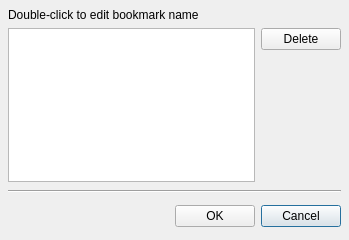
<?xml version="1.0" encoding="UTF-8"?>
<ui version="4.0">
 <class>BookmarkManagementForm</class>
 <widget class="QDialog" name="BookmarkManagementForm">
  <property name="geometry">
   <rect>
    <x>0</x>
    <y>0</y>
    <width>349</width>
    <height>240</height>
   </rect>
  </property>
  <property name="windowTitle">
   <string>Manage Bookmarks</string>
  </property>
  <layout class="QVBoxLayout">
   <property name="spacing">
    <number>8</number>
   </property>
   <property name="margin" stdset="0">
    <number>8</number>
   </property>
   <item>
    <widget class="QFrame" name="frame5_2">
     <property name="frameShape">
      <enum>QFrame::NoFrame</enum>
     </property>
     <property name="frameShadow">
      <enum>QFrame::Raised</enum>
     </property>
     <layout class="QGridLayout">
      <property name="margin" stdset="0">
       <number>0</number>
      </property>
      <property name="spacing">
       <number>6</number>
      </property>
      <item row="0" column="0" colspan="2">
       <widget class="QLabel" name="label">
        <property name="text">
         <string>Double-click to edit bookmark name</string>
        </property>
       </widget>
      </item>
      <item row="1" column="1">
       <widget class="QFrame" name="frame6">
        <property name="frameShape">
         <enum>QFrame::NoFrame</enum>
        </property>
        <property name="frameShadow">
         <enum>QFrame::Raised</enum>
        </property>
        <layout class="QVBoxLayout">
         <property name="spacing">
          <number>6</number>
         </property>
         <property name="margin" stdset="0">
          <number>0</number>
         </property>
         <item>
          <widget class="QPushButton" name="delete_button">
           <property name="text">
            <string>Delete</string>
           </property>
          </widget>
         </item>
         <item>
          <spacer>
           <property name="orientation">
            <enum>Qt::Vertical</enum>
           </property>
           <property name="sizeType">
            <enum>QSizePolicy::Expanding</enum>
           </property>
           <property name="sizeHint" stdset="0">
            <size>
             <width>46</width>
             <height>111</height>
            </size>
           </property>
          </spacer>
         </item>
        </layout>
       </widget>
      </item>
      <item row="1" column="0">
       <widget class="QListWidget" name="bookmark_list">
        <property name="acceptDrops">
         <bool>true</bool>
        </property>
        <property name="showDropIndicator" stdset="0">
         <bool>false</bool>
        </property>
        <property name="dragEnabled">
         <bool>false</bool>
        </property>
        <property name="selectionMode">
         <enum>QAbstractItemView::ExtendedSelection</enum>
        </property>
        <property name="movement">
         <enum>QListView::Static</enum>
        </property>
        <property name="viewMode">
         <enum>QListView::ListMode</enum>
        </property>
       </widget>
      </item>
     </layout>
    </widget>
   </item>
   <item>
    <widget class="Line" name="line">
     <property name="orientation">
      <enum>Qt::Horizontal</enum>
     </property>
    </widget>
   </item>
   <item>
    <widget class="QFrame" name="frame5">
     <property name="frameShape">
      <enum>QFrame::NoFrame</enum>
     </property>
     <property name="frameShadow">
      <enum>QFrame::Raised</enum>
     </property>
     <layout class="QHBoxLayout">
      <property name="spacing">
       <number>6</number>
      </property>
      <property name="margin" stdset="0">
       <number>0</number>
      </property>
      <item>
       <spacer>
        <property name="orientation">
         <enum>Qt::Horizontal</enum>
        </property>
        <property name="sizeType">
         <enum>QSizePolicy::Expanding</enum>
        </property>
        <property name="sizeHint" stdset="0">
         <size>
          <width>81</width>
          <height>31</height>
         </size>
        </property>
       </spacer>
      </item>
      <item>
       <widget class="QPushButton" name="ok_button">
        <property name="text">
         <string>OK</string>
        </property>
        <property name="default">
         <bool>true</bool>
        </property>
       </widget>
      </item>
      <item>
       <widget class="QPushButton" name="cancel_button">
        <property name="text">
         <string>Cancel</string>
        </property>
        <property name="default">
         <bool>true</bool>
        </property>
       </widget>
      </item>
     </layout>
    </widget>
   </item>
  </layout>
 </widget>
 <layoutdefault spacing="6" margin="11"/>
 <resources/>
 <connections>
  <connection>
   <sender>ok_button</sender>
   <signal>clicked()</signal>
   <receiver>BookmarkManagementForm</receiver>
   <slot>accept()</slot>
   <hints>
    <hint type="sourcelabel">
     <x>182</x>
     <y>334</y>
    </hint>
    <hint type="destinationlabel">
     <x>163</x>
     <y>178</y>
    </hint>
   </hints>
  </connection>
  <connection>
   <sender>cancel_button</sender>
   <signal>clicked()</signal>
   <receiver>BookmarkManagementForm</receiver>
   <slot>reject()</slot>
   <hints>
    <hint type="sourcelabel">
     <x>275</x>
     <y>334</y>
    </hint>
    <hint type="destinationlabel">
     <x>163</x>
     <y>178</y>
    </hint>
   </hints>
  </connection>
 </connections>
</ui>
